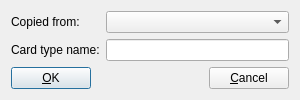
<ui version="4.0" >
 <class>AddCardTypeDlg</class>
 <widget class="QDialog" name="AddCardTypeDlg" >
  <property name="geometry" >
   <rect>
    <x>0</x>
    <y>0</y>
    <width>300</width>
    <height>100</height>
   </rect>
  </property>
  <property name="minimumSize" >
   <size>
    <width>300</width>
    <height>100</height>
   </size>
  </property>
  <property name="windowTitle" >
   <string>Add card type</string>
  </property>
  <layout class="QVBoxLayout" name="verticalLayout_2" >
   <item>
    <layout class="QVBoxLayout" name="verticalLayout" >
     <item>
      <layout class="QGridLayout" name="gridLayout" >
       <item row="0" column="0" >
        <widget class="QLabel" name="label" >
         <property name="text" >
          <string>Copied from:</string>
         </property>
        </widget>
       </item>
       <item row="0" column="1" >
        <widget class="QComboBox" name="comboBox" />
       </item>
       <item row="1" column="0" >
        <widget class="QLabel" name="label_2" >
         <property name="text" >
          <string>Card type name:</string>
         </property>
        </widget>
       </item>
       <item row="1" column="1" >
        <widget class="QLineEdit" name="lineEdit" />
       </item>
      </layout>
     </item>
     <item>
      <layout class="QHBoxLayout" name="horizontalLayout_3" >
       <item>
        <widget class="QPushButton" name="OK_button" >
         <property name="text" >
          <string>&amp;OK</string>
         </property>
        </widget>
       </item>
       <item>
        <spacer name="horizontalSpacer" >
         <property name="orientation" >
          <enum>Qt::Horizontal</enum>
         </property>
         <property name="sizeHint" stdset="0" >
          <size>
           <width>40</width>
           <height>20</height>
          </size>
         </property>
        </spacer>
       </item>
       <item>
        <widget class="QPushButton" name="cancel_button" >
         <property name="text" >
          <string>&amp;Cancel</string>
         </property>
        </widget>
       </item>
      </layout>
     </item>
    </layout>
   </item>
  </layout>
 </widget>
 <resources/>
 <connections>
  <connection>
   <sender>OK_button</sender>
   <signal>clicked()</signal>
   <receiver>AddCardTypeDlg</receiver>
   <slot>accept()</slot>
   <hints>
    <hint type="sourcelabel" >
     <x>92</x>
     <y>162</y>
    </hint>
    <hint type="destinationlabel" >
     <x>199</x>
     <y>149</y>
    </hint>
   </hints>
  </connection>
  <connection>
   <sender>cancel_button</sender>
   <signal>clicked()</signal>
   <receiver>AddCardTypeDlg</receiver>
   <slot>reject()</slot>
   <hints>
    <hint type="sourcelabel" >
     <x>272</x>
     <y>162</y>
    </hint>
    <hint type="destinationlabel" >
     <x>199</x>
     <y>149</y>
    </hint>
   </hints>
  </connection>
 </connections>
</ui>
